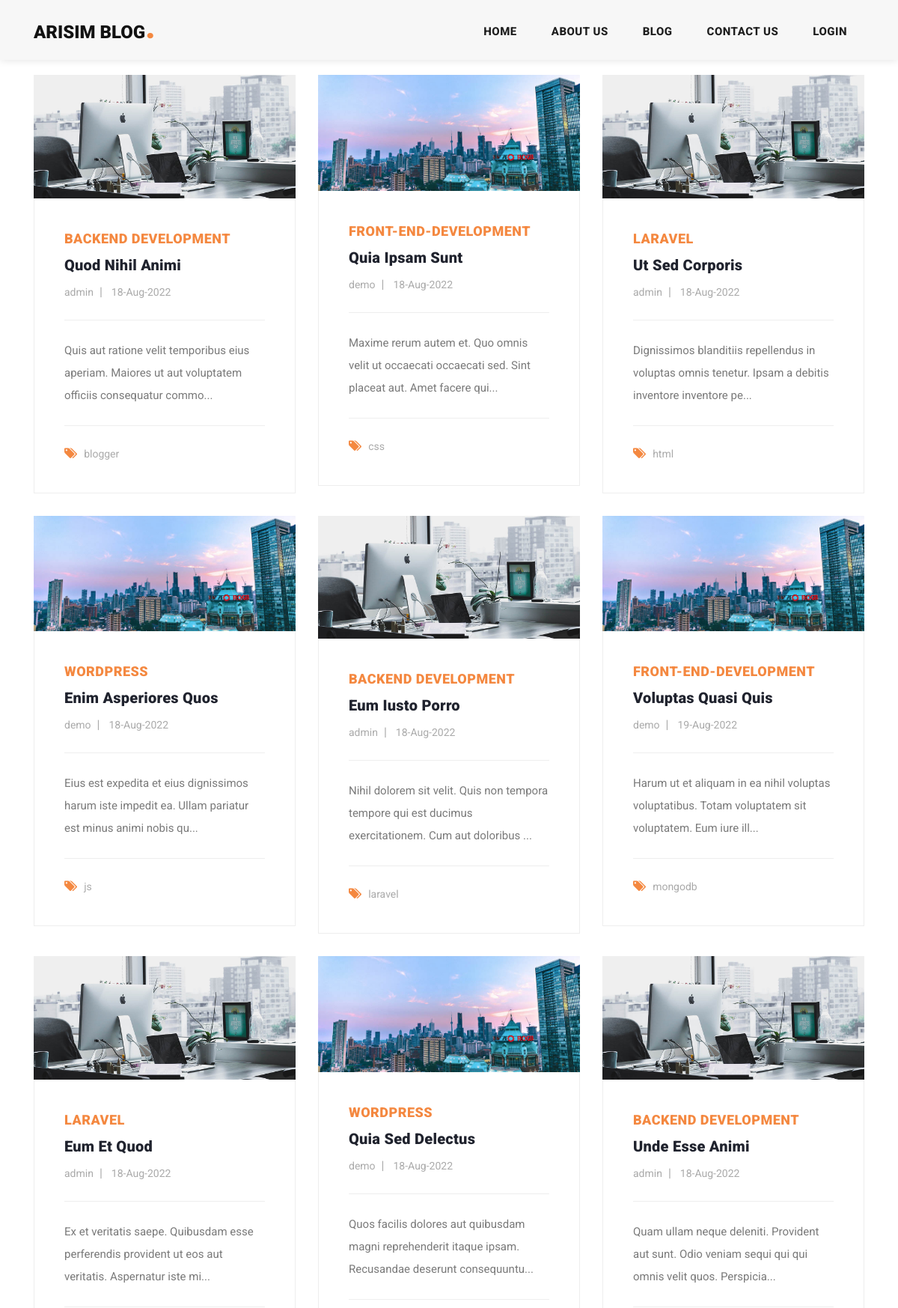
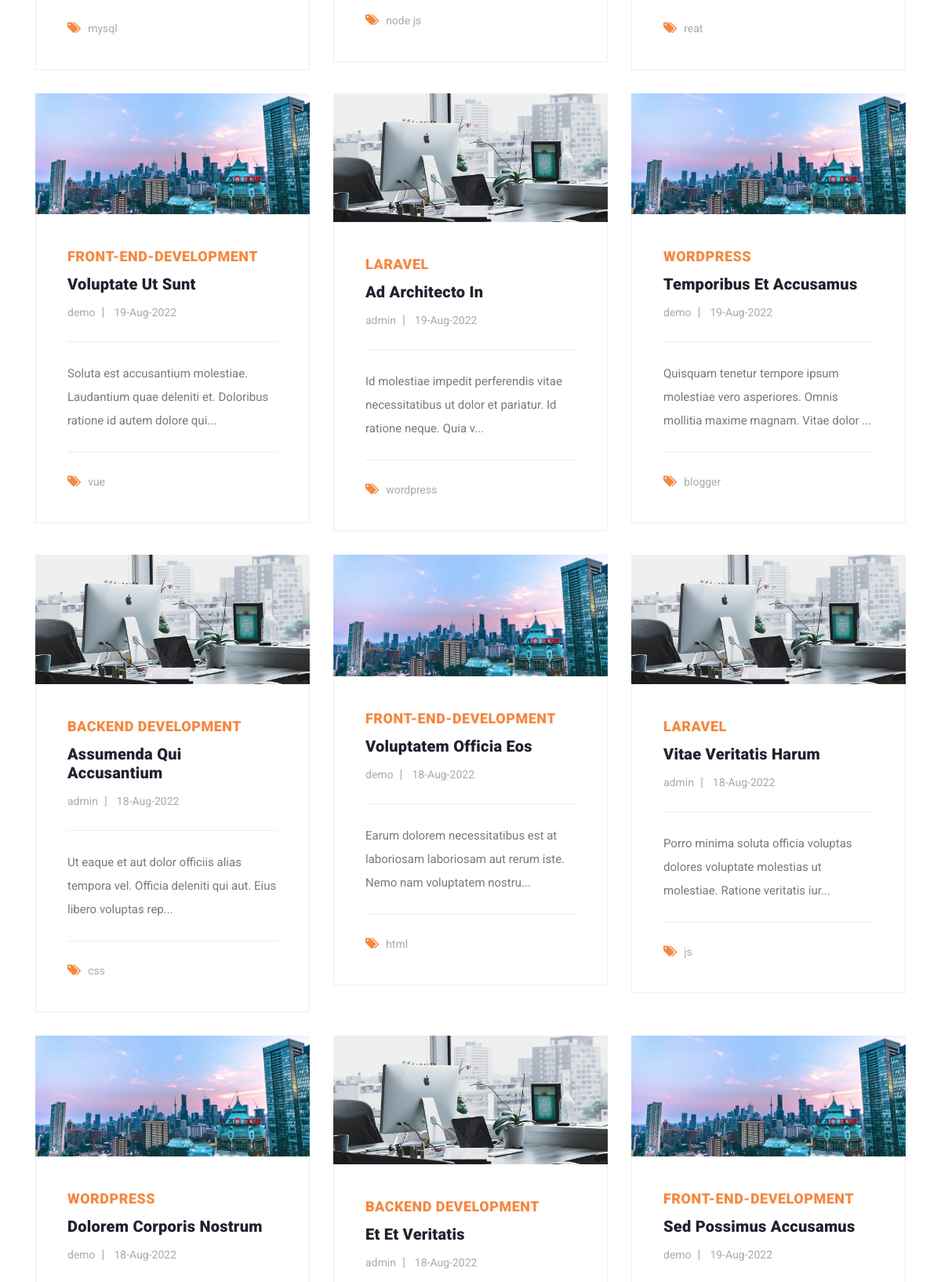
The app's page /category.php (upper part) with its own data (2 pictures, top to bottom).
### tables this page shows
CREATE TABLE `posts` (
  `posts_id` int NOT NULL,
  `posts_title` varchar(255) NOT NULL,
  `posts_content` text NOT NULL,
  `posts_image` varchar(255) NOT NULL,
  `category_name` varchar(255) NOT NULL,
  `tag_name` varchar(255) NOT NULL,
  `author` varchar(255) NOT NULL,
  `created_at` timestamp NOT NULL DEFAULT CURRENT_TIMESTAMP
);

### category.php (the view, shortened to what this page needs)
<?php include "header.php"; ?>
    <section class="blog-posts">
      <div class="container">
        <div class="row">
          <div class="col-lg-12">
            <div class="all-blog-posts">
              <div class="row">
                <?php
                $category =$_REQUEST['category'];
                $sql = "SELECT * FROM posts WHERE
                category_name LIKE '%$category%'";
                $query = mysqli_query($conn,$sql);
                $result = mysqli_num_rows($query );
                if ($result>0) {
                while ($row = mysqli_fetch_assoc($query)) {
                  $posts_title =  $row['posts_title'];
                  $posts_content =  $row['posts_content'];
                  $posts_image =  $row['posts_image'];
                  $category_name =  $row['category_name'];
                  $tag_name =  $row['tag_name'];
                  $author =  $row['author'];
                  $created = $row['created_at'];
                ?>
              <div class="col-lg-4">
                  <div class="blog-post">
                    <div class="blog-thumb">
                      <img src="admin/<?php echo $posts_image;?>" alt="<?php echo $posts_image;?>"  >
                    </div>
                    <div class="down-content">
                      <span><a style="color:#f48840;" href="category.php?category=<?php echo $category_name;?>"><?php echo $category_name;?></a></span>
                      <a href="post-details.php?post=<?php echo $posts_title;?> "><h4><?php echo $posts_title;?></h4></a>
                      <ul class="post-info">
                        <li><a href="#"><?php echo $author;?></a></li>
                        <li><a href="#"><?php echo date( "d-M-Y", strtotime($created));?></a></li>
                      </ul>
                      <p><?php echo substr($posts_content,0,100)."...";?></p>
                      <div class="post-options">
                        <div class="row">
                          <div class="col-lg-12">
                            <ul class="post-tags">
                              <li><i class="fa fa-tags"></i></li>
                              <li><a href="tag.php?tag=<?php echo $tag_name;?>"><?php echo $tag_name;?></a></li>
                            </ul>
                          </div>
                        </div>
                      </div>
                    </div>
                  </div>
                </div>
<?php } }
else {
    echo "<h1>No data found</h1>";
}
?>
              </div>
            </div>
          </div>
        </div>
      </div>
    </section>
    <?php include "footer.php"; ?>

### assets/css/templatemo-stand-blog.css (style rules this page uses)
body { font-family: 'Roboto', sans-serif; overflow-x: hidden; text-rendering: optimizeLegibility; -webkit-font-smoothing: antialiased; -moz-osx-font-smoothing: grayscale; }
p { margin-bottom: 0px; font-size: 15px; font-weight: 400; color: #7a7a7a; line-height: 30px; }
a { text-decoration: none!important; }
ul { padding: 0; margin: 0; list-style: none; }
h1,h2,h3,h4,h5,h6 { margin: 0px; }
.blog-posts { margin-top: 100px; }
.blog-posts .blog-post { margin-bottom: 30px; }
.blog-posts .blog-thumb img { width: 100%; overflow: hidden; }
.blog-posts .down-content { padding: 40px; border-right: 1px solid #eee; border-left: 1px solid #eee; border-bottom: 1px solid #eee; }
.blog-posts .down-content span { font-size: 18px; text-transform: uppercase; letter-spacing: 0.5px; font-weight: 900; color: #f48840; }
.blog-posts .down-content h4 { font-size: 24px; text-transform: capitalize; letter-spacing: 0.5px; font-weight: 900; color: #20232e; margin: 10px 0px 12px 0px; }
.blog-posts .down-content ul.post-info li { display: inline-block; margin-right: 8px; }
.blog-posts .down-content ul.post-info li:after { content: '|'; color: #aaa; margin-left: 8px; }
.blog-posts .down-content h4 { font-size: 20px; letter-spacing: 0.25px; }
.blog-posts .down-content ul.post-info li:last-child::after { display: none; }
.blog-posts .down-content ul.post-info li a { font-size: 14px; color: #aaa; font-weight: 400; transition: all .3s; }
.blog-posts .down-content p { padding: 25px 0px; margin: 25px 0px; border-top: 1px solid #eee; border-bottom: 1px solid #eee; }
.blog-posts .down-content ul.post-tags li, .blog-posts .down-content ul.post-share li { display: inline-block; }
.blog-posts .down-content ul.post-tags li:first-child i, .blog-posts .down-content ul.post-share li:first-child i { color: #f48840; margin-right: 5px; }
.blog-posts .down-content ul.post-tags li, .blog-posts .down-content ul.post-share li { color: #aaa; }
.blog-posts .down-content ul.post-tags li a, .blog-posts .down-content ul.post-share li a { font-size: 14px; color: #aaa; font-weight: 400; transition: all .3s; }

### records on screen
posts: category_name "BACKEND DEVELOPMENT", posts_title "Quod Nihil Animi", author "admin", created_at "18-Aug-2022", posts_content "Quis aut ratione velit temporibus eius aperiam. Maiores ut aut voluptatem officiis consequatur commo", tag_name "blogger"
posts: category_name "FRONT-END-DEVELOPMENT", posts_title "Quia Ipsam Sunt", author "demo", created_at "18-Aug-2022", posts_content "Maxime rerum autem et. Quo omnis velit ut occaecati occaecati sed. Sint placeat aut. Amet facere qui", tag_name "css"
posts: category_name "LARAVEL", posts_title "Ut Sed Corporis", author "admin", created_at "18-Aug-2022", posts_content "Dignissimos blanditiis repellendus in voluptas omnis tenetur. Ipsam a debitis inventore inventore pe", tag_name "html"
posts: category_name "WORDPRESS", posts_title "Enim Asperiores Quos", author "demo", created_at "18-Aug-2022", posts_content "Eius est expedita et eius dignissimos harum iste impedit ea. Ullam pariatur est minus animi nobis qu", tag_name "js"
posts: category_name "BACKEND DEVELOPMENT", posts_title "Eum Iusto Porro", author "admin", created_at "18-Aug-2022", posts_content "Nihil dolorem sit velit. Quis non tempora tempore qui est ducimus exercitationem. Cum aut doloribus", tag_name "laravel"
posts: category_name "FRONT-END-DEVELOPMENT", posts_title "Voluptas Quasi Quis", author "demo", created_at "19-Aug-2022", posts_content "Harum ut et aliquam in ea nihil voluptas voluptatibus. Totam voluptatem sit voluptatem. Eum iure ill", tag_name "mongodb"
posts: category_name "LARAVEL", posts_title "Eum Et Quod", author "admin", created_at "18-Aug-2022", posts_content "Ex et veritatis saepe. Quibusdam esse perferendis provident ut eos aut veritatis. Aspernatur iste mi", tag_name "mysql"
posts: category_name "WORDPRESS", posts_title "Quia Sed Delectus", author "demo", created_at "18-Aug-2022", posts_content "Quos facilis dolores aut quibusdam magni reprehenderit itaque ipsam. Recusandae deserunt consequuntu", tag_name "node js"
posts: category_name "BACKEND DEVELOPMENT", posts_title "Unde Esse Animi", author "admin", created_at "18-Aug-2022", posts_content "Quam ullam neque deleniti. Provident aut sunt. Odio veniam sequi qui qui omnis velit quos. Perspicia", tag_name "reat"
posts: category_name "FRONT-END-DEVELOPMENT", posts_title "Voluptate Ut Sunt", author "demo", created_at "19-Aug-2022", posts_content "Soluta est accusantium molestiae. Laudantium quae deleniti et. Doloribus ratione id autem dolore qui", tag_name "vue"
posts: category_name "LARAVEL", posts_title "Ad Architecto In", author "admin", created_at "19-Aug-2022", posts_content "Id molestiae impedit perferendis vitae necessitatibus ut dolor et pariatur. Id ratione neque. Quia v", tag_name "wordpress"
posts: category_name "WORDPRESS", posts_title "Temporibus Et Accusamus", author "demo", created_at "19-Aug-2022", posts_content "Quisquam tenetur tempore ipsum molestiae vero asperiores. Omnis mollitia maxime magnam. Vitae dolor", tag_name "blogger"
posts: category_name "BACKEND DEVELOPMENT", posts_title "Assumenda Qui Accusantium", author "admin", created_at "18-Aug-2022", posts_content "Ut eaque et aut dolor officiis alias tempora vel. Officia deleniti qui aut. Eius libero voluptas rep", tag_name "css"
posts: category_name "FRONT-END-DEVELOPMENT", posts_title "Voluptatem Officia Eos", author "demo", created_at "18-Aug-2022", posts_content "Earum dolorem necessitatibus est at laboriosam laboriosam aut rerum iste. Nemo nam voluptatem nostru", tag_name "html"
posts: category_name "LARAVEL", posts_title "Vitae Veritatis Harum", author "admin", created_at "18-Aug-2022", posts_content "Porro minima soluta officia voluptas dolores voluptate molestias ut molestiae. Ratione veritatis iur", tag_name "js"
posts: category_name "WORDPRESS", posts_title "Dolorem Corporis Nostrum", author "demo", created_at "18-Aug-2022"
posts: category_name "BACKEND DEVELOPMENT", posts_title "Et Et Veritatis", author "admin", created_at "18-Aug-2022"
posts: category_name "FRONT-END-DEVELOPMENT", posts_title "Sed Possimus Accusamus", author "demo", created_at "19-Aug-2022"
